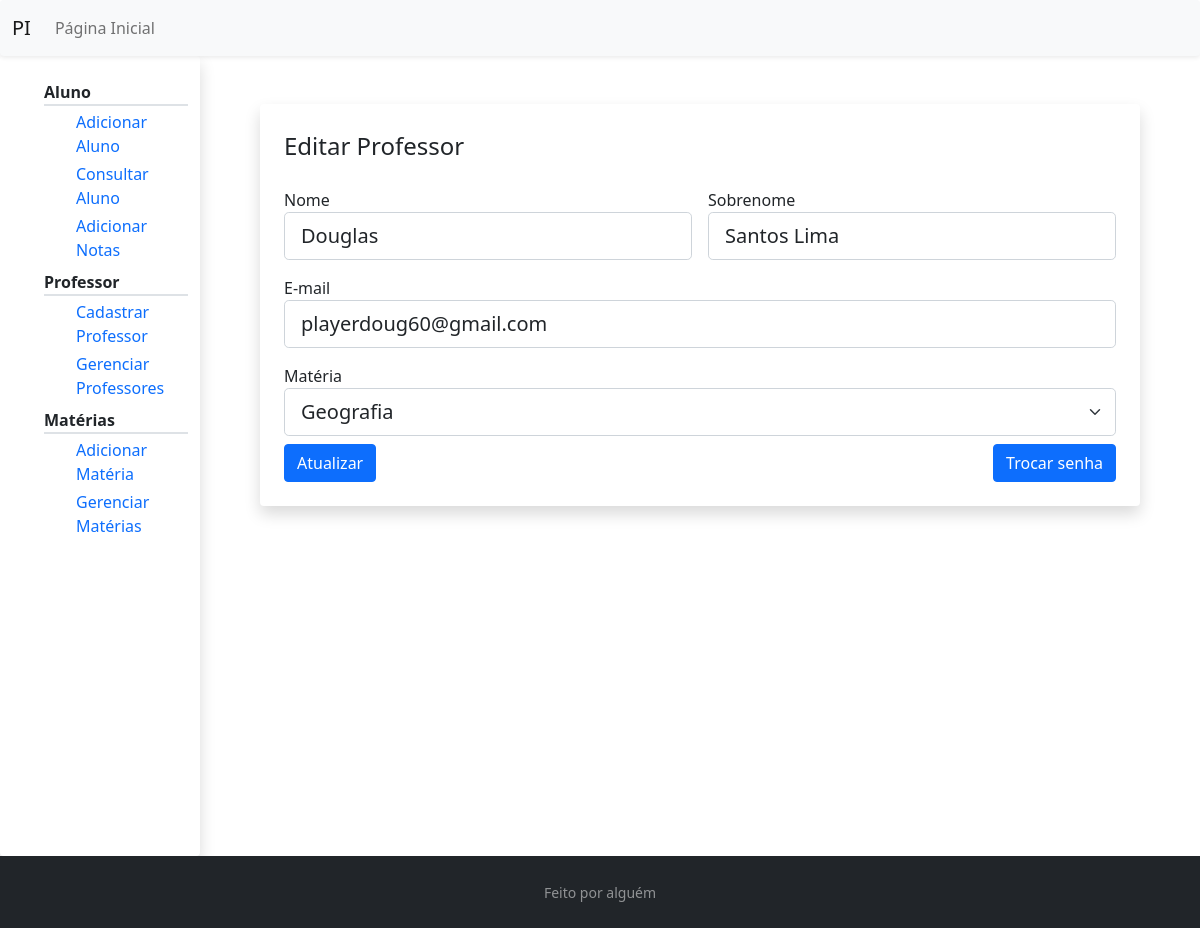
Page /gerenciar/editar/5 on the earlier database version.
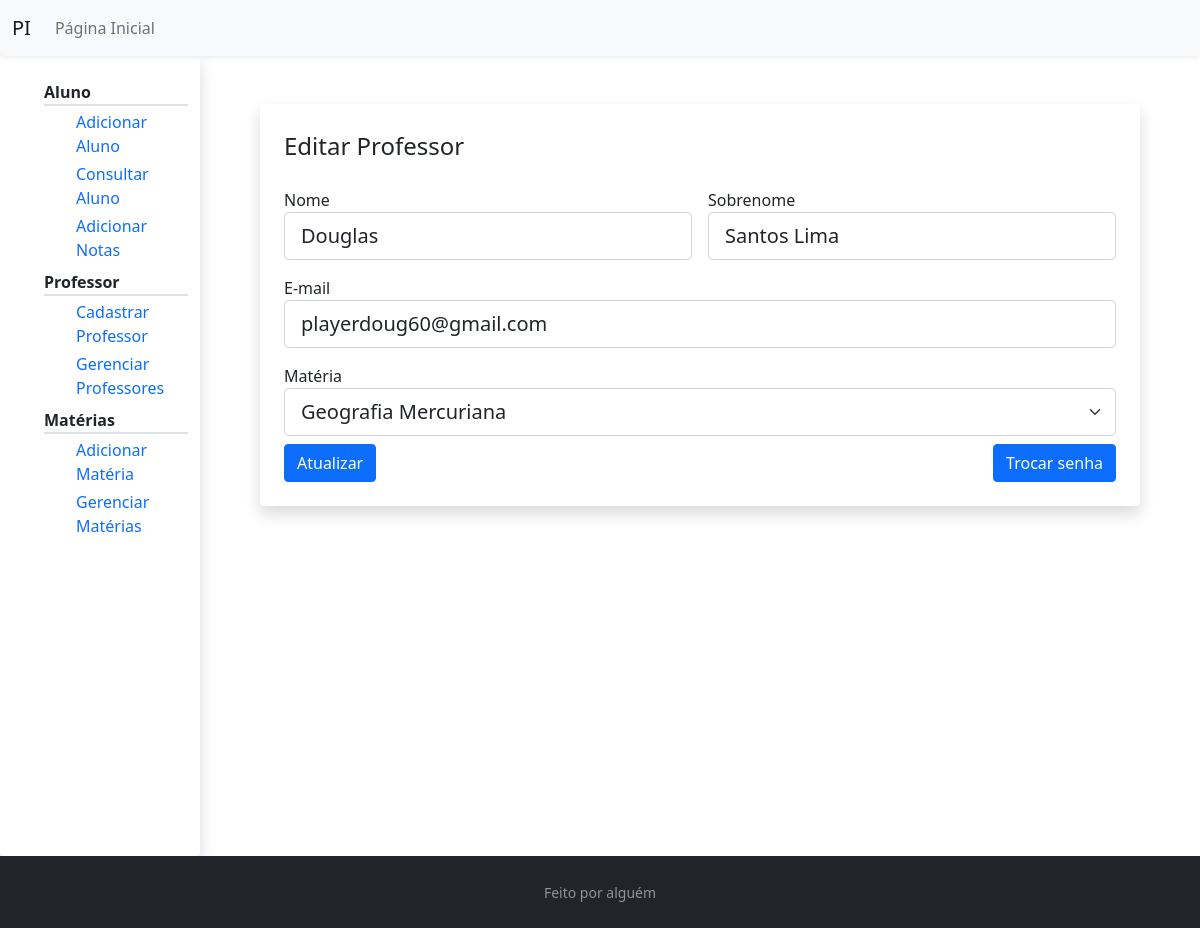
Same page on the later database version.
### pi/models.py (models this page shows, shortened)
class Professor(db.Model, UserMixin):
    id = db.Column(db.Integer, primary_key=True)
    nome = db.Column(db.String(20), nullable=False)
    sobrenome = db.Column(db.String(100), nullable=False)
    materia = db.Column(db.Integer, db.ForeignKey('materia.id'), nullable=False)
    email = db.Column(db.String(256), unique=True, nullable=False)
    senha = db.Column(db.String(30), nullable=False)

### pi/routes.py (the view)
@app.route("/gerenciar/editar/<id_professor>", methods=["GET", "POST"])
def editar_professor(id_professor):
    professor = Professor.query.get_or_404(id_professor)
    form = AtualizarProfessorForm()
    form.id_prof = professor.id
    if form.validate_on_submit():
        professor.nome = form.nome.data
        professor.sobrenome = form.sobrenome.data
        professor.email = form.email.data
        professor.materia = form.materia.data
        db.session.commit()
        flash(f'O professor {form.nome.data} foi atualizado!', 'success')
        return redirect(url_for('gerenciar_professor'))
    elif request.method == 'GET':
        materia_nome = Materia.query.filter_by(id=professor.materia).first().nome
        escolhas_especificas = choices.copy()
        escolhas_especificas.remove((professor.materia, materia_nome))
        escolhas_especificas.insert(0, (professor.materia, materia_nome))
        form.nome.data = professor.nome
        form.sobrenome.data = professor.sobrenome
        form.email.data = professor.email
        form.materia.choices = escolhas_especificas
    return render_template('editar_professor.html',
                            titulo='Editar Professor',
                            user="editar",
                            id_professor = professor.id,
                            form=form)

### pi/forms.py (shortened to what this page needs)
class AtualizarProfessorForm(FlaskForm):
    nome = StringField('Nome',
                        validators=[DataRequired()],
                        render_kw={"placeholder": "Exemplo: João"}
                        )
    sobrenome = StringField('Sobrenome',
                            validators=[DataRequired()],
                            render_kw={"placeholder": "Exemplo: Sousa Santos"})
    materia = SelectField('Matéria',
                           choices=choices)
    email = StringField('E-mail',
                         validators=[DataRequired(), Email()],
                         render_kw={"placeholder": "Exemplo: joão@provedor.com"})
    atualizar = SubmitField('Atualizar')
    id_prof = ''

### pi/templates/editar_professor.html (shortened to what this page needs)
{% extends "professor_layout.html" %}
{% block prof %}
    <div class="shadow p-4 mb-5 bg-white rounded m-5">
        <form action="" method="POST">
            <fieldset class="row g-3">
                {% if user != 'materia' %}
                    <legend class=""> Editar Professor </legend>
                    <div class="col-md-6">
                        {{ form.nome.label(class="form-control-label") }}
                        {% if form.nome.errors %}
                            {{ form.nome(class="form-control form-control-lg is-invalid")}}
                            <div class="invalid-feedback">
                                {% for error in form.nome.errors %}
                                    <span> {{ error }} </span>
                                {% endfor %}
                            </div>
                        {% else %}
                            {{ form.nome(class="form-control form-control-lg") }}
                        {% endif %}
                    </div>
                    <div class="col-md-6">
                        {{ form.sobrenome.label(class="form-control-label") }}
                        {% if form.sobrenome.errors %}
                            {{ form.sobrenome(class="form-control form-control-lg is-invalid")}}
                            <div class="invalid-feedback">
                                {% for error in form.sobrenome.errors %}
                                    <span> {{ error }} </span>
                                {% endfor %}
                            </div>
                        {% else %}
                            {{ form.sobrenome(class="form-control form-control-lg") }}
                        {% endif %}
                    </div>
                    <div class="col-12">
                        {{ form.email.label(class="form-control-label") }}
                        {% if form.email.errors %}
                            {{ form.email(class="form-control form-control-lg is-invalid")}}
                            <div class="invalid-feedback">
                                {% for error in form.email.errors %}
                                    <span> {{ error }} </span>
                                {% endfor %}
                            </div>
                        {% else %}
                            {{ form.email(class="form-control form-control-lg") }}
                        {% endif %}
                    </div>
                    <div class="col-12">
                        {{ form.materia.label(class="form-control-label") }}
                        {% if form.materia.errors %}
                            {{ form.materia(class="form-select form-select-lg is-invalid")}}
                            <div class="invalid-feedback">
                                {% for error in form.materia.errors %}
                                    <span> {{ error }} </span>
                                {% endfor %}
                            </div>
                        {% else %}
                            {{ form.materia(class="form-select form-select-lg") }}
                        {% endif %}
                    </div>
                {% endif %}
            </fieldset>
            <div class="row">
                <div class="col-md-6 mt-2">
                    {{ form.atualizar(class="btn btn-primary") }}
                </div>
                <div class="col text-end mt-2">
                    <a class="btn btn-primary" href=" {{url_for('trocar_senha', id_professor=id_professor)}} "> Trocar senha </a>
                </div>
            </div>
        </form>
    </div>
{% endblock prof %}

Differences in the rows shown:
changed Professor "Douglas": materia "Geografia" → "Geografia Mercuriana"
